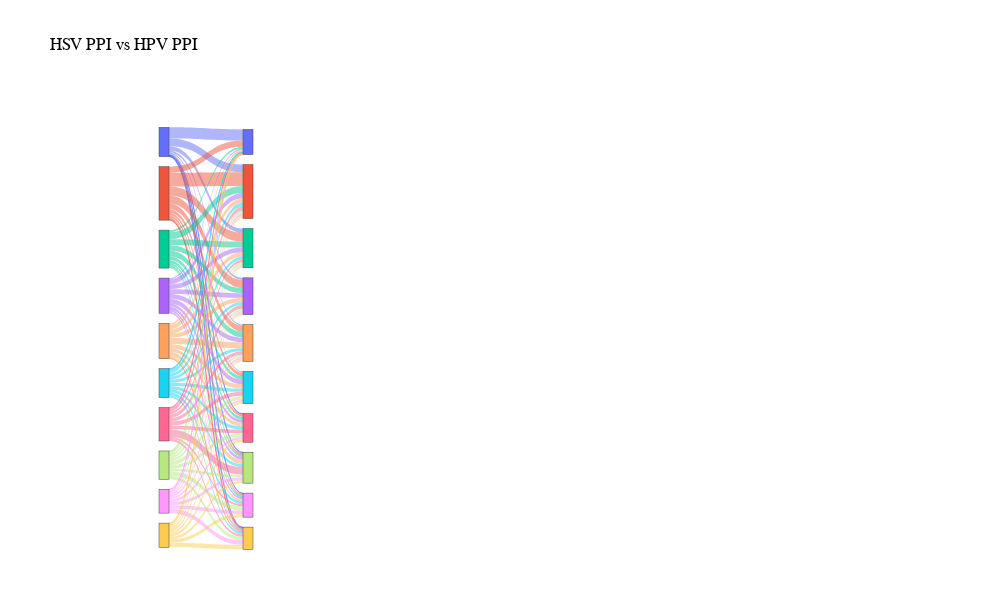

Write notebook code for a chart like this one.
### Code cell
def Sankey_Plot_Wkshell(D1,D2, lab1="A", lab2="B", method="Wkshell", spaceing = 0.05):
    
    def tone_color(H, percent = 50):
        h = H.lstrip('#')
        r,b,g = tuple(int(h[i:i+2], 16) for i in (0, 2, 4))
        a = round(percent/100, 2)
        r,b,g,a = map(str, (r,b,g,a))
        rgba = "rgba(" + ", ".join((r,b,g,a))+ ")"
        return(rgba)
    
    print(f"Length of D1:{len(D1)}, Length of D2:{len(D2)}")
    if len(D1) != len(D1):
        print("Not same size!! Killed")
        return
    
    if len(set(D1)-set(D1)):
        print("Dataset doesn't have similar bins!!! Killed")
        return
    
    D1 = {lab1 + " " +k:v for k,v in D1.items()}
    D2 = {lab2 + " " +k:v for k,v in D2.items()}
    
    print(len(D1[lab1 + " " +'100_90']))

    print(f"Generating {2*len(D1)} lables... ")
    label = []
    D1_lab = list(D1)
    if method != "Wkshell":
        D1_lab.sort()
    
    D2_lab = list(D2)
    if method != "Wkshell":
        D2_lab.sort()
    
    Colors = []
    
    for i in range(len(D1_lab)):
        l1, l2 =  D1_lab[i], D2_lab[i]
        Colors.append(px.colors.qualitative.Plotly[i])
        Colors.append(px.colors.qualitative.Plotly[i])
        label.append(l1)
        label.append(l2)
        
    print(f"Generating Y {len(D1)} Co-ordinates... ")
    y = [(i+1)/10 for i in range(len(D1))]
    y = y + y
    y.sort()
    
    print(f"Generating X {len(D1)} Co-ordinates... ")
    x = []
    for i in range(len(D1)):
        x1 = 0.1
        x2 = x1 + spaceing
        x.append(x1)
        x.append(x2)
    
    print(f"Generating edge data ... ")
    source = []
    target = []
    intersection = []
    
    Edges_colors = []
    
    for i in range(len(D1_lab)):
        l1 = D1_lab[i]
        S1 = D1[l1]
        
        for j in range(len(D2_lab)):
            l2 = D2_lab[j]
            S2 = D2[l2]
            I = (S1.intersection(S2))
            source.append(label.index(l1))
            Edges_colors.append(px.colors.qualitative.Plotly[D1_lab.index(l1)])
            target.append(label.index(l2))
            intersection.append(len(I))
            
    Edges_colors = [tone_color(h) for h in Edges_colors]        
    fig = go.Figure(go.Sankey(
    textfont=dict(color="rgba(0,0,0,0)", size=1),
    arrangement = "snap",
    node = {
        "label": label,
        "x": x,
        "y": y,
        'pad':10, 'thickness' : 10,
        'color' : Colors,
        
    },  
    link = {
        "source": source,
        "target": target,
        "value": intersection
    }))

    fig.update_traces(orientation='h', selector=dict(type='sankey'))
    fig.update_traces(link_color=Edges_colors, selector=dict(type='sankey'))
    fig.update_layout({
        'plot_bgcolor': 'rgba(0, 0, 0, 0)',
        'paper_bgcolor': 'rgba(0, 0, 0, 0)',})
    
    fig.update_layout(
    title=f'',
    autosize=False,
    width=1000,
    height=600,
    plot_bgcolor='rgba(0,0,0,0)',
    xaxis=dict(
        title="Type of Network"),
    yaxis=dict(title=""))
    
    fig.update_layout(
    title=f"{lab1} PPI vs {lab2} PPI",
    font=dict(
        family="Arial",
        size=12,
        color="black"))
    return fig

fig = Sankey_Plot_Wkshell(Herpes_wkshell_bukt, Papilloma_wkshell_bukt, lab1="HSV", lab2="HPV", spaceing = 0.1)

fig.write_image("Images/Sanky_plot.pdf")
fig.write_image("Images/Sanky_plot.png", scale=300)
fig.write_image("Images/Sanky_count_plot.svg")
fig.write_html("Images/Sanky_count_plot.html")

fig.show()

### Figure 1 — Plotly figure (JSON) as saved in the notebook; plotly's stock layout.template omitted (floating-point values rounded to 4 significant figures)
{"data": [{"arrangement": "snap", "link": {"color": ["rgba(99, 110, 250, 0.5)", "rgba(99, 110, 250, 0.5)", "rgba(99, 110, 250, 0.5)", "rgba(99, 110, 250, 0.5)", "rgba(99, 110, 250, 0.5)", "rgba(99, 110, 250, 0.5)", "rgba(99, 110, 250, 0.5)", "rgba(99, 110, 250, 0.5)", "rgba(99, 110, 250, 0.5)", "rgba(99, 110, 250, 0.5)", "rgba(239, 85, 59, 0.5)", "rgba(239, 85, 59, 0.5)", "rgba(239, 85, 59, 0.5)", "rgba(239, 85, 59, 0.5)", "rgba(239, 85, 59, 0.5)", "rgba(239, 85, 59, 0.5)", "rgba(239, 85, 59, 0.5)", "rgba(239, 85, 59, 0.5)", "rgba(239, 85, 59, 0.5)", "rgba(239, 85, 59, 0.5)", "rgba(0, 204, 150, 0.5)", "rgba(0, 204, 150, 0.5)", "rgba(0, 204, 150, 0.5)", "rgba(0, 204, 150, 0.5)", "rgba(0, 204, 150, 0.5)", "rgba(0, 204, 150, 0.5)", "rgba(0, 204, 150, 0.5)", "rgba(0, 204, 150, 0.5)", "rgba(0, 204, 150, 0.5)", "rgba(0, 204, 150, 0.5)", "rgba(171, 99, 250, 0.5)", "rgba(171, 99, 250, 0.5)", "rgba(171, 99, 250, 0.5)", "rgba(171, 99, 250, 0.5)", "rgba(171, 99, 250, 0.5)", "rgba(171, 99, 250, 0.5)", "rgba(171, 99, 250, 0.5)", "rgba(171, 99, 250, 0.5)", "rgba(171, 99, 250, 0.5)", "rgba(171, 99, 250, 0.5)", "rgba(255, 161, 90, 0.5)", "rgba(255, 161, 90, 0.5)", "rgba(255, 161, 90, 0.5)", "rgba(255, 161, 90, 0.5)", "rgba(255, 161, 90, 0.5)", "rgba(255, 161, 90, 0.5)", "rgba(255, 161, 90, 0.5)", "rgba(255, 161, 90, 0.5)", "rgba(255, 161, 90, 0.5)", "rgba(255, 161, 90, 0.5)", "rgba(25, 211, 243, 0.5)", "rgba(25, 211, 243, 0.5)", "rgba(25, 211, 243, 0.5)", "rgba(25, 211, 243, 0.5)", "rgba(25, 211, 243, 0.5)", "rgba(25, 211, 243, 0.5)", "rgba(25, 211, 243, 0.5)", "rgba(25, 211, 243, 0.5)", "rgba(25, 211, 243, 0.5)", "rgba(25, 211, 243, 0.5)", "rgba(255, 102, 146, 0.5)", "rgba(255, 102, 146, 0.5)", "rgba(255, 102, 146, 0.5)", "rgba(255, 102, 146, 0.5)", "rgba(255, 102, 146, 0.5)", "rgba(255, 102, 146, 0.5)", "rgba(255, 102, 146, 0.5)", "rgba(255, 102, 146, 0.5)", "rgba(255, 102, 146, 0.5)", "rgba(255, 102, 146, 0.5)", "rgba(182, 232, 128, 0.5)", "rgba(182, 232, 128, 0.5)", "rgba(182, 232, 128, 0.5)", "rgba(182, 232, 128, 0.5)", "rgba(182, 232, 128, 0.5)", "rgba(182, 232, 128, 0.5)", "rgba(182, 232, 128, 0.5)", "rgba(182, 232, 128, 0.5)", "rgba(182, 232, 128, 0.5)", "rgba(182, 232, 128, 0.5)", "rgba(255, 151, 255, 0.5)", "rgba(255, 151, 255, 0.5)", "rgba(255, 151, 255, 0.5)", "rgba(255, 151, 255, 0.5)", "rgba(255, 151, 255, 0.5)", "rgba(255, 151, 255, 0.5)", "rgba(255, 151, 255, 0.5)", "rgba(255, 151, 255, 0.5)", "rgba(255, 151, 255, 0.5)", "rgba(255, 151, 255, 0.5)", "rgba(254, 203, 82, 0.5)", "rgba(254, 203, 82, 0.5)", "rgba(254, 203, 82, 0.5)", "rgba(254, 203, 82, 0.5)", "rgba(254, 203, 82, 0.5)", "rgba(254, 203, 82, 0.5)", "rgba(254, 203, 82, 0.5)", "rgba(254, 203, 82, 0.5)", "rgba(254, 203, 82, 0.5)", "rgba(254, 203, 82, 0.5)"], "source": [0, 0, 0, 0, 0, 0, 0, 0, 0, 0, 2, 2, 2, 2, 2, 2, 2, 2, 2, 2, 4, 4, 4, 4, 4, 4, 4, 4, 4, 4, 6, 6, 6, 6, 6, 6, 6, 6, 6, 6, 8, 8, 8, 8, 8, 8, 8, 8, 8, 8, 10, 10, 10, 10, 10, 10, 10, 10, 10, 10, 12, 12, 12, 12, 12, 12, 12, 12, 12, 12, 14, 14, 14, 14, 14, 14, 14, 14, 14, 14, 16, 16, 16, 16, 16, 16, 16, 16, 16, 16, 18, 18, 18, 18, 18, 18, 18, 18, 18, 18], "target": [1, 3, 5, 7, 9, 11, 13, 15, 17, 19, 1, 3, 5, 7, 9, 11, 13, 15, 17, 19, 1, 3, 5, 7, 9, 11, 13, 15, 17, 19, 1, 3, 5, 7, 9, 11, 13, 15, 17, 19, 1, 3, 5, 7, 9, 11, 13, 15, 17, 19, 1, 3, 5, 7, 9, 11, 13, 15, 17, 19, 1, 3, 5, 7, 9, 11, 13, 15, 17, 19, 1, 3, 5, 7, 9, 11, 13, 15, 17, 19, 1, 3, 5, 7, 9, 11, 13, 15, 17, 19, 1, 3, 5, 7, 9, 11, 13, 15, 17, 19], "value": [197, 137, 75, 38, 21, 20, 8, 11, 6, 7, 110, 244, 159, 141, 102, 64, 45, 38, 32, 16, 38, 125, 105, 94, 104, 63, 56, 36, 36, 18, 21, 94, 83, 83, 86, 83, 56, 50, 39, 32, 32, 79, 75, 75, 105, 76, 61, 76, 33, 15, 16, 71, 59, 50, 55, 57, 57, 56, 50, 43, 10, 69, 43, 67, 64, 71, 62, 133, 35, 40, 6, 49, 43, 46, 40, 71, 61, 46, 77, 64, 8, 45, 27, 28, 38, 33, 48, 57, 63, 77, 9, 46, 30, 32, 39, 35, 54, 46, 56, 84]}, "node": {"color": ["#636EFA", "#636EFA", "#EF553B", "#EF553B", "#00CC96", "#00CC96", "#AB63FA", "#AB63FA", "#FFA15A", "#FFA15A", "#19D3F3", "#19D3F3", "#FF6692", "#FF6692", "#B6E880", "#B6E880", "#FF97FF", "#FF97FF", "#FECB52", "#FECB52"], "label": ["HSV 100_90", "HPV 100_90", "HSV 90_80", "HPV 90_80", "HSV 80_70", "HPV 80_70", "HSV 70_60", "HPV 70_60", "HSV 60_50", "HPV 60_50", "HSV 50_40", "HPV 50_40", "HSV 40_30", "HPV 40_30", "HSV 30_20", "HPV 30_20", "HSV 20_10", "HPV 20_10", "HSV 10_0", "HPV 10_0"], "pad": 10, "thickness": 10, "x": [0.1, 0.2, 0.1, 0.2, 0.1, 0.2, 0.1, 0.2, 0.1, 0.2, 0.1, 0.2, 0.1, 0.2, 0.1, 0.2, 0.1, 0.2, 0.1, 0.2], "y": [0.1, 0.1, 0.2, 0.2, 0.3, 0.3, 0.4, 0.4, 0.5, 0.5, 0.6, 0.6, 0.7, 0.7, 0.8, 0.8, 0.9, 0.9, 1, 1]}, "orientation": "h", "textfont": {"color": "rgba(0, 0, 0, 0)", "size": 1}, "type": "sankey"}], "layout": {"autosize": false, "font": {"color": "black", "family": "Arial", "size": 12}, "height": 600, "paper_bgcolor": "rgba(0, 0, 0, 0)", "plot_bgcolor": "rgba(0, 0, 0, 0)", "title": {"text": "HSV PPI vs HPV PPI"}, "width": 1000, "xaxis": {"title": {"text": "Type of Network"}}, "yaxis": {"title": {"text": ""}}}}
